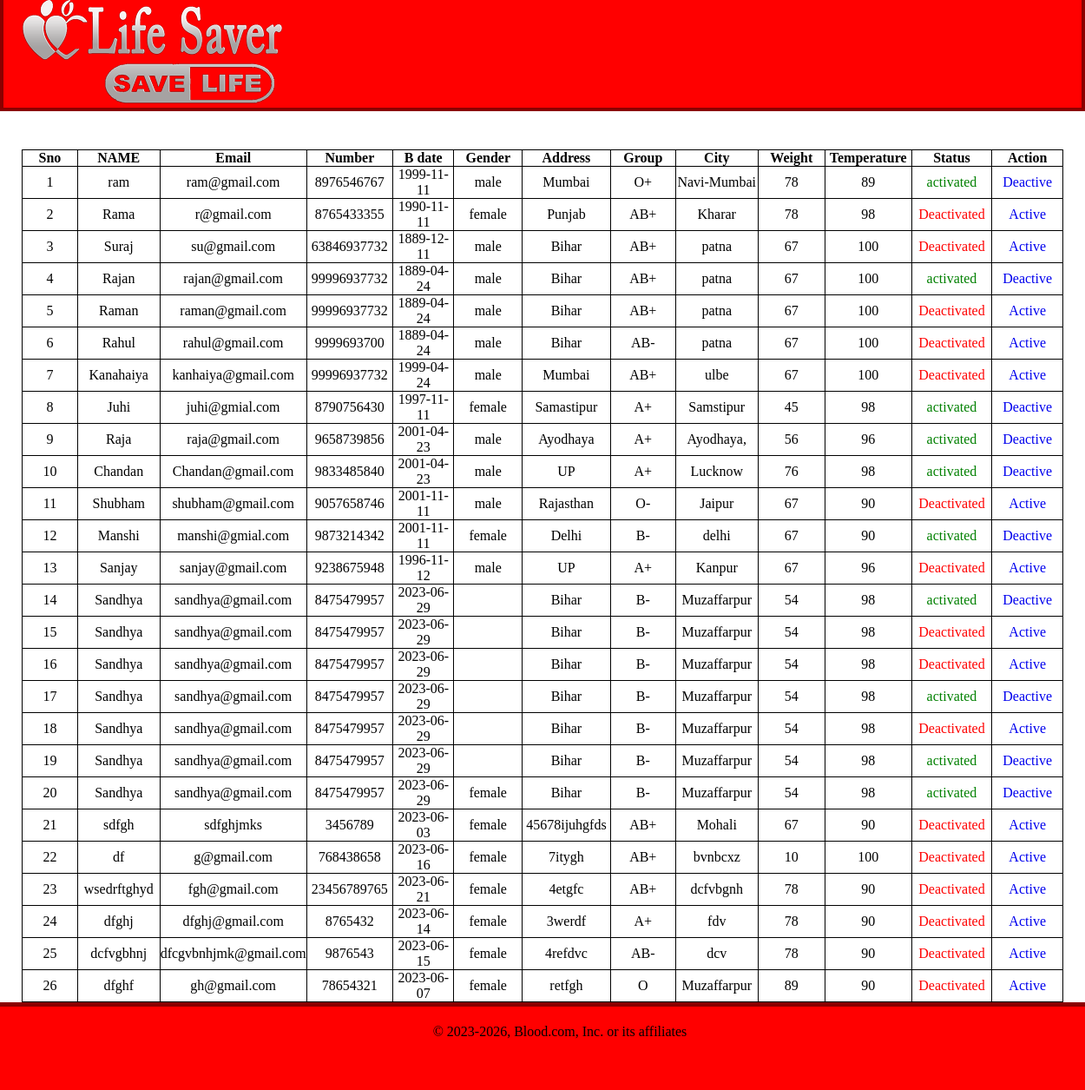
The app's page /admin/action/checkstatus.php with its own data.
### tables this page shows
CREATE TABLE `bloodregistration` (
  `sno` int(100) NOT NULL,
  `r_name` varchar(100) NOT NULL,
  `r_email` varchar(100) NOT NULL,
  `r_no` bigint(100) NOT NULL,
  `r_bdate` varchar(100) NOT NULL,
  `r_gen` varchar(100) NOT NULL,
  `r_addr` varchar(200) NOT NULL,
  `r_grp` varchar(100) NOT NULL,
  `r_city` varchar(100) NOT NULL,
  `r_weight` bigint(100) NOT NULL,
  `r_temp` bigint(100) NOT NULL,
  `status` int(1) NOT NULL,
  `trustname` varchar(100) NOT NULL,
  `password` varchar(40) NOT NULL,
  `donorDate` date DEFAULT NULL
);

### class_function/class_crud.php (called while the page is built, shortened)
<?php
class allclass
{
    public $conn;
    public function __construct()
    {
        $this->conn = mysqli_connect('localhost', 'root', '', 'employee');
    }
    function selectfun($table1 = NULL, $var = NULL)
    {
        $sql = "SELECT * FROM " . $table1 . " WHERE ";
        if ($var != NULL) {
            $sql .= $var;
        } else {
            $sql .= "1";
        }
        $sqlconn = mysqli_query($this->conn, $sql);
        return $sqlconn;
    }
}
$obj = new allclass();
?>

### admin/action/checkstatus.php (the view, shortened to what this page needs)
<!doctype html>
<html>
<head>
</head>
<body>
    <?php
    include("header.php");
    ?>
    <div class="container">
        <?php
       include('../../database/connection.php');
        include("../../class_function/class_crud.php");
        $table1 = 'bloodregistration';
     $result = $obj->selectfun($table1);
        if (mysqli_num_rows($result) > 0) {
            echo "<table >
                <tr>
                    <th>Sno</th>
                    <th>NAME</th>
                    <th>Email</th>
                    <th>Number</th>
                    <th>B date</th>
                    <th>Gender</th>
                    <th>Address</th>
                    <th>Group</th>
                    <th>City</th>
                    <th>Weight</th>
                    <th>Temperature</th>
                    <th>Status</th>
                    <th>Action</th>
                </tr>";
            $sno = 1;
            while ($res = mysqli_fetch_array($result)) {
                if ($res['11'] == 0) {
                    echo "<tr>
                    <td>" . $sno . "</td>
                    <td>" . $res[1] . "</td>
                    <td>" . $res[2] . "</td>
                    <td>" . $res[3] . "</td>
                    <td>" . $res[4] . "</td>
                    <td>" . $res[5] . "</td>
                    <td>" . $res[6] . "</td>
                    <td>" . $res[7] . "</td>
                    <td>" . $res[8] . "</td>
                    <td>" . $res[9] . "</td>
                    <td>" . $res[10] . "</td>
                    <td style='color:red'> Deactivated </td>
                    <td><a href='active.php?sno=$res[0]'>Active</a></td>
                </tr>";
                } else {
                    echo "<tr>
                        <td>" . $sno . "</td>
                        <td>" . $res[1] . "</td>
                        <td>" . $res[2] . "</td>
                        <td>" . $res[3] . "</td>
                        <td>" . $res[4] . "</td>
                        <td>" . $res[5] . "</td>
                        <td>" . $res[6] . "</td>
                        <td>" . $res[7] . "</td>
                        <td>" . $res[8] . "</td>
                        <td>" . $res[9] . "</td>
                        <td>" . $res[10] . "</td>
                        <td style='color:green'> activated </td>
                        <td><a href='deactive.php?sno=$res[0]'>Deactive</a></td>
                    </tr>";
                }
                $sno++;
            }
            echo "</table>";
        }
        ?>
    </div>
    <?php
    include("footer.php");
    ?>
</body>
</html>

### admin/css/header.css (style rules this page uses)
* { margin: 0; padding: 0; }
.container { max-width: 1200px; margin: 0 auto; }

### admin/action/checkstatus.php (style rules this page uses)
table, th, tr, td { border: 1px solid black; border-collapse: collapse; }
table { margin-top: 44px; }
td { height: 32px; text-align: center; width: 112px; }
a { text-decoration: none; }

### records on screen
bloodregistration: r_name "ram", r_email "ram@gmail.com", r_no "8976546767", r_bdate "1999-11-11", r_gen "male", r_addr "Mumbai", r_grp "O+", r_city "Navi-Mumbai", r_weight "78", r_temp "89"
bloodregistration: r_name "Rama", r_email "r@gmail.com", r_no "8765433355", r_bdate "1990-11-11", r_gen "female", r_addr "Punjab", r_grp "AB+", r_city "Kharar", r_weight "78", r_temp "98"
bloodregistration: r_name "Suraj", r_email "su@gmail.com", r_no "63846937732", r_bdate "1889-12-11", r_gen "male", r_addr "Bihar", r_grp "AB+", r_city "patna", r_weight "67", r_temp "100"
bloodregistration: r_name "Rajan", r_email "rajan@gmail.com", r_no "99996937732", r_bdate "1889-04-24", r_gen "male", r_addr "Bihar", r_grp "AB+", r_city "patna", r_weight "67", r_temp "100"
bloodregistration: r_name "Raman", r_email "raman@gmail.com", r_no "99996937732", r_bdate "1889-04-24", r_gen "male", r_addr "Bihar", r_grp "AB+", r_city "patna", r_weight "67", r_temp "100"
bloodregistration: r_name "Rahul", r_email "rahul@gmail.com", r_no "9999693700", r_bdate "1889-04-24", r_gen "male", r_addr "Bihar", r_grp "AB-", r_city "patna", r_weight "67", r_temp "100"
bloodregistration: r_name "Kanahaiya", r_email "kanhaiya@gmail.com", r_no "99996937732", r_bdate "1999-04-24", r_gen "male", r_addr "Mumbai", r_grp "AB+", r_city "ulbe", r_weight "67", r_temp "100"
bloodregistration: r_name "Juhi", r_email "juhi@gmial.com", r_no "8790756430", r_bdate "1997-11-11", r_gen "female", r_addr "Samastipur", r_grp "A+", r_city "Samstipur", r_weight "45", r_temp "98"
bloodregistration: r_name "Raja", r_email "raja@gmail.com", r_no "9658739856", r_bdate "2001-04-23", r_gen "male", r_addr "Ayodhaya", r_grp "A+", r_city "Ayodhaya,", r_weight "56", r_temp "96"
bloodregistration: r_name "Chandan", r_email "Chandan@gmail.com", r_no "9833485840", r_bdate "2001-04-23", r_gen "male", r_addr "UP", r_grp "A+", r_city "Lucknow", r_weight "76", r_temp "98"
bloodregistration: r_name "Shubham", r_email "shubham@gmail.com", r_no "9057658746", r_bdate "2001-11-11", r_gen "male", r_addr "Rajasthan", r_grp "O-", r_city "Jaipur", r_weight "67", r_temp "90"
bloodregistration: r_name "Manshi", r_email "manshi@gmial.com", r_no "9873214342", r_bdate "2001-11-11", r_gen "female", r_addr "Delhi", r_grp "B-", r_city "delhi", r_weight "67", r_temp "90"
bloodregistration: r_name "Sanjay", r_email "sanjay@gmail.com", r_no "9238675948", r_bdate "1996-11-12", r_gen "male", r_addr "UP", r_grp "A+", r_city "Kanpur", r_weight "67", r_temp "96"
bloodregistration: r_name "Sandhya", r_email "sandhya@gmail.com", r_no "8475479957", r_bdate "2023-06-29", r_addr "Bihar", r_grp "B-", r_city "Muzaffarpur", r_weight "54", r_temp "98"
bloodregistration: r_name "Sandhya", r_email "sandhya@gmail.com", r_no "8475479957", r_bdate "2023-06-29", r_addr "Bihar", r_grp "B-", r_city "Muzaffarpur", r_weight "54", r_temp "98"
bloodregistration: r_name "Sandhya", r_email "sandhya@gmail.com", r_no "8475479957", r_bdate "2023-06-29", r_addr "Bihar", r_grp "B-", r_city "Muzaffarpur", r_weight "54", r_temp "98"
bloodregistration: r_name "Sandhya", r_email "sandhya@gmail.com", r_no "8475479957", r_bdate "2023-06-29", r_addr "Bihar", r_grp "B-", r_city "Muzaffarpur", r_weight "54", r_temp "98"
bloodregistration: r_name "Sandhya", r_email "sandhya@gmail.com", r_no "8475479957", r_bdate "2023-06-29", r_addr "Bihar", r_grp "B-", r_city "Muzaffarpur", r_weight "54", r_temp "98"
bloodregistration: r_name "Sandhya", r_email "sandhya@gmail.com", r_no "8475479957", r_bdate "2023-06-29", r_addr "Bihar", r_grp "B-", r_city "Muzaffarpur", r_weight "54", r_temp "98"
bloodregistration: r_name "Sandhya", r_email "sandhya@gmail.com", r_no "8475479957", r_bdate "2023-06-29", r_gen "female", r_addr "Bihar", r_grp "B-", r_city "Muzaffarpur", r_weight "54", r_temp "98"
bloodregistration: r_name "sdfgh", r_email "sdfghjmks", r_no "3456789", r_bdate "2023-06-03", r_gen "female", r_addr "45678ijuhgfds", r_grp "AB+", r_city "Mohali", r_weight "67", r_temp "90"
bloodregistration: r_name "df", r_email "g@gmail.com", r_no "768438658", r_bdate "2023-06-16", r_gen "female", r_addr "7itygh", r_grp "AB+", r_city "bvnbcxz", r_weight "10", r_temp "100"
bloodregistration: r_name "wsedrftghyd", r_email "fgh@gmail.com", r_no "23456789765", r_bdate "2023-06-21", r_gen "female", r_addr "4etgfc", r_grp "AB+", r_city "dcfvbgnh", r_weight "78", r_temp "90"
bloodregistration: r_name "dfghj", r_email "dfghj@gmail.com", r_no "8765432", r_bdate "2023-06-14", r_gen "female", r_addr "3werdf", r_grp "A+", r_city "fdv", r_weight "78", r_temp "90"
bloodregistration: r_name "dcfvgbhnj", r_email "dfcgvbnhjmk@gmail.com", r_no "9876543", r_bdate "2023-06-15", r_gen "female", r_addr "4refdvc", r_grp "AB-", r_city "dcv", r_weight "78", r_temp "90"
bloodregistration: r_name "dfghf", r_email "gh@gmail.com", r_no "78654321", r_bdate "2023-06-07", r_gen "female", r_addr "retfgh", r_grp "O", r_city "Muzaffarpur", r_weight "89", r_temp "90"
